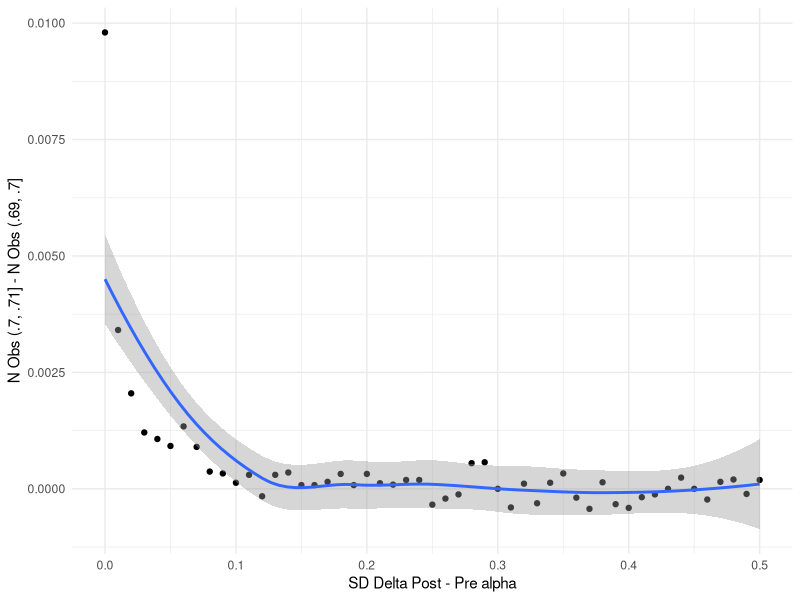
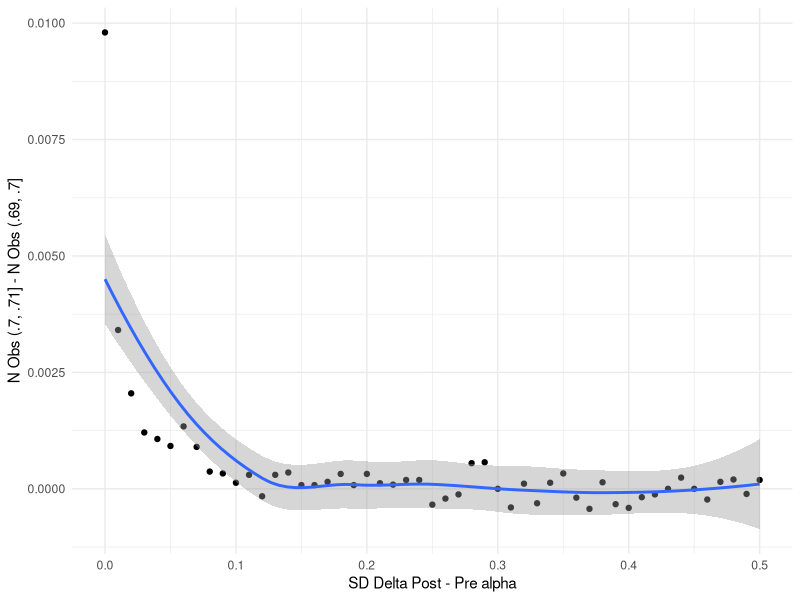

Reproduce these figures in R, in order.
## dumbed-down simulation of selection bias with noise (aka selecting on fielding of scale before fielding)

# set seed for reproducibility
set.seed(123)

# parameters
n_studies <- 100000
noise_dist <- seq(0, 0.5, 0.01)

## draw uniform distribution of alpha values
pre_alpha <- runif(n_studies)

## field if alpha >= 0.7
fielded <- ifelse(pre_alpha >= 0.7, pre_alpha, NA)

## function to add sampling noise to alphas
sampling_noise <- function(x, noise) {
  return(x + rnorm(length(x), 0, noise))
}

## estimate post-alpha distribution
obs_count <- data.frame(row.names = noise_dist)

for (noise in noise_dist) {
    noisy_sample <- data.frame(row.names = 1:n_studies)
    noisy_sample[, as.character(noise)] <- sampling_noise(fielded, noise)
    noisy_sample <- floor(noisy_sample * 100) / 100
    noisy_sample_dist <- table(noisy_sample)
    obs_count[as.character(noise), "lower"]  <- noisy_sample_dist["0.69"]
    obs_count[as.character(noise), "upper"]  <- noisy_sample_dist["0.7"]
}

## plot differential .69-bin vs .70-bin as a function of noise
obs_count["0", "lower"] <- 0
obs_count["noise"] <- noise_dist
obs_count["difference"] <- obs_count["upper"] - obs_count["lower"]
obs_count["difference"] <- obs_count["difference"] / n_studies

library(tidyverse)
obs_count %>% 
  ggplot(aes(noise, difference)) +
  geom_point() +
  geom_smooth() +
  theme_minimal() +
  xlab("SD Delta Post - Pre alpha") +
  ylab("N Obs (.7, .71] - N Obs (.69, .7]")
ggsave("plots/difference_by_noise.png", width = 6, height = 4)
